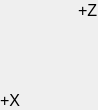
        <widget class="PyDMFrame" name="composite_2">
          <property name="geometry">
            <rect>
              <x>22</x>
              <y>96</y>
              <width>98</width>
              <height>110</height>
            </rect>
          </property>
          <property name="sizePolicy">
            <sizepolicy hsizetype="Ignored" vsizetype="Ignored">
              <horstretch>0</horstretch>
              <verstretch>0</verstretch>
            </sizepolicy>
          </property>
          <layout class="QGridLayout" name="gridLayout_3" columnstretch="20,8,14,36,2,8,2,6,2" rowstretch="20,8,3,13,46,3,5,2,4,6">
            <property name="leftMargin">
              <number>0</number>
            </property>
            <property name="topMargin">
              <number>0</number>
            </property>
            <property name="rightMargin">
              <number>0</number>
            </property>
            <property name="bottomMargin">
              <number>0</number>
            </property>
            <property name="horizontalSpacing">
              <number>0</number>
            </property>
            <property name="verticalSpacing">
              <number>0</number>
            </property>
            <item row="5" column="0" rowspan="5">
              <widget class="QLabel" name="text_8">
                <property name="geometry">
                  <rect>
                    <x>0</x>
                    <y>90</y>
                    <width>20</width>
                    <height>20</height>
                  </rect>
                </property>
                <property name="sizePolicy">
                  <sizepolicy hsizetype="Ignored" vsizetype="Ignored">
                    <horstretch>0</horstretch>
                    <verstretch>0</verstretch>
                  </sizepolicy>
                </property>
                <property name="text">
                  <string>+X</string>
                </property>
                <property name="font">
                  <font>
                    <pointsize>12</pointsize>
                  </font>
                </property>
                <property name="brush" stdset="0">
                  <brush brushstyle="SolidPattern">
                    <color alpha="255">
                      <red>0</red>
                      <green>0</green>
                      <blue>0</blue>
                    </color>
                  </brush>
                </property>
                <property name="toolTip">
                  <string>text_8</string>
                </property>
                <property name="alignment">
                  <set>Qt::AlignLeading|Qt::AlignLeft|Qt::AlignVCenter</set>
                </property>
                <property name="styleSheet">
                  <string notr="true">QLabel#text_8 {
  color: rgb(0, 0, 0);
  }</string>
                </property>
              </widget>
            </item>
            <item row="6" column="2" rowspan="3">
              <widget class="PyDMDrawingPolyline" name="polyline_8">
                <property name="geometry">
                  <rect>
                    <x>28</x>
                    <y>93</y>
                    <width>14</width>
                    <height>11</height>
                  </rect>
                </property>
                <property name="sizePolicy">
                  <sizepolicy hsizetype="Ignored" vsizetype="Ignored">
                    <horstretch>0</horstretch>
                    <verstretch>0</verstretch>
                  </sizepolicy>
                </property>
                <property name="toolTip">
                  <string>polyline_8</string>
                </property>
                <property name="brush" stdset="0">
                  <brush brushstyle="NoBrush">
                    <color alpha="255">
                      <red>0</red>
                      <green>0</green>
                      <blue>0</blue>
                    </color>
                  </brush>
                </property>
                <property name="penStyle" stdset="0">
                  <enum>Qt::SolidLine</enum>
                </property>
                <property name="penColor" stdset="0">
                  <color>
                    <red>0</red>
                    <green>0</green>
                    <blue>0</blue>
                  </color>
                </property>
                <property name="penWidth" stdset="0">
                  <double>2.0</double>
                </property>
                <property name="penCapStyle" stdset="0">
                  <enum>Qt::FlatCap</enum>
                </property>
                <property name="points" stdset="0">
                  <stringlist>
                    <string>33, 95</string>
                    <string>21, 100</string>
                    <string>31, 104</string>
                  </stringlist>
                </property>
              </widget>
            </item>
            <item row="7" column="2" colspan="5">
              <widget class="PyDMDrawingLine" name="polyline_9">
                <property name="geometry">
                  <rect>
                    <x>28</x>
                    <y>98</y>
                    <width>62</width>
                    <height>2</height>
                  </rect>
                </property>
                <property name="sizePolicy">
                  <sizepolicy hsizetype="Ignored" vsizetype="Ignored">
                    <horstretch>0</horstretch>
                    <verstretch>0</verstretch>
                  </sizepolicy>
                </property>
                <property name="toolTip">
                  <string>polyline_9</string>
                </property>
                <property name="brush" stdset="0">
                  <brush brushstyle="SolidPattern">
                    <color alpha="255">
                      <red>0</red>
                      <green>0</green>
                      <blue>0</blue>
                    </color>
                  </brush>
                </property>
                <property name="penStyle" stdset="0">
                  <enum>Qt::SolidLine</enum>
                </property>
                <property name="penColor" stdset="0">
                  <color>
                    <red>0</red>
                    <green>0</green>
                    <blue>0</blue>
                  </color>
                </property>
                <property name="penWidth" stdset="0">
                  <double>2</double>
                </property>
                <property name="penCapStyle" stdset="0">
                  <enum>Qt::FlatCap</enum>
                </property>
                <property name="penWidth" stdset="0">
                  <double>2</double>
                </property>
                <property name="penStyle" stdset="0">
                  <enum>Qt::SolidLine</enum>
                </property>
                <property name="penColor" stdset="0"/>
                <property name="penCapStyle" stdset="0">
                  <enum>Qt::FlatCap</enum>
                </property>
              </widget>
            </item>
            <item row="3" column="6" rowspan="5">
              <widget class="PyDMDrawingLine" name="polyline_10">
                <property name="geometry">
                  <rect>
                    <x>88</x>
                    <y>31</y>
                    <width>2</width>
                    <height>69</height>
                  </rect>
                </property>
                <property name="sizePolicy">
                  <sizepolicy hsizetype="Ignored" vsizetype="Ignored">
                    <horstretch>0</horstretch>
                    <verstretch>0</verstretch>
                  </sizepolicy>
                </property>
                <property name="toolTip">
                  <string>polyline_10</string>
                </property>
                <property name="brush" stdset="0">
                  <brush brushstyle="SolidPattern">
                    <color alpha="255">
                      <red>0</red>
                      <green>0</green>
                      <blue>0</blue>
                    </color>
                  </brush>
                </property>
                <property name="penStyle" stdset="0">
                  <enum>Qt::SolidLine</enum>
                </property>
                <property name="penColor" stdset="0">
                  <color>
                    <red>0</red>
                    <green>0</green>
                    <blue>0</blue>
                  </color>
                </property>
                <property name="penWidth" stdset="0">
                  <double>2</double>
                </property>
                <property name="penCapStyle" stdset="0">
                  <enum>Qt::FlatCap</enum>
                </property>
                <property name="penWidth" stdset="0">
                  <double>2</double>
                </property>
                <property name="penStyle" stdset="0">
                  <enum>Qt::SolidLine</enum>
                </property>
                <property name="penColor" stdset="0"/>
                <property name="penCapStyle" stdset="0">
                  <enum>Qt::FlatCap</enum>
                </property>
              </widget>
            </item>
            <item row="2" column="5" rowspan="2" colspan="3">
              <widget class="PyDMDrawingPolyline" name="polyline_11">
                <property name="geometry">
                  <rect>
                    <x>80</x>
                    <y>28</y>
                    <width>16</width>
                    <height>16</height>
                  </rect>
                </property>
                <property name="sizePolicy">
                  <sizepolicy hsizetype="Ignored" vsizetype="Ignored">
                    <horstretch>0</horstretch>
                    <verstretch>0</verstretch>
                  </sizepolicy>
                </property>
                <property name="toolTip">
                  <string>polyline_11</string>
                </property>
                <property name="brush" stdset="0">
                  <brush brushstyle="NoBrush">
                    <color alpha="255">
                      <red>0</red>
                      <green>0</green>
                      <blue>0</blue>
                    </color>
                  </brush>
                </property>
                <property name="penStyle" stdset="0">
                  <enum>Qt::SolidLine</enum>
                </property>
                <property name="penColor" stdset="0">
                  <color>
                    <red>0</red>
                    <green>0</green>
                    <blue>0</blue>
                  </color>
                </property>
                <property name="penWidth" stdset="0">
                  <double>2.0</double>
                </property>
                <property name="penCapStyle" stdset="0">
                  <enum>Qt::FlatCap</enum>
                </property>
                <property name="points" stdset="0">
                  <stringlist>
                    <string>21, 109</string>
                    <string>28, 95</string>
                    <string>35, 109</string>
                  </stringlist>
                </property>
              </widget>
            </item>
            <item row="0" column="4" colspan="5">
              <widget class="QLabel" name="text_9">
                <property name="geometry">
                  <rect>
                    <x>78</x>
                    <y>0</y>
                    <width>20</width>
                    <height>20</height>
                  </rect>
                </property>
                <property name="sizePolicy">
                  <sizepolicy hsizetype="Ignored" vsizetype="Ignored">
                    <horstretch>0</horstretch>
                    <verstretch>0</verstretch>
                  </sizepolicy>
                </property>
                <property name="text">
                  <string>+Z</string>
                </property>
                <property name="font">
                  <font>
                    <pointsize>12</pointsize>
                  </font>
                </property>
                <property name="brush" stdset="0">
                  <brush brushstyle="SolidPattern">
                    <color alpha="255">
                      <red>0</red>
                      <green>0</green>
                      <blue>0</blue>
                    </color>
                  </brush>
                </property>
                <property name="toolTip">
                  <string>text_9</string>
                </property>
                <property name="alignment">
                  <set>Qt::AlignLeading|Qt::AlignLeft|Qt::AlignVCenter</set>
                </property>
                <property name="styleSheet">
                  <string notr="true">QLabel#text_9 {
  color: rgb(0, 0, 0);
  }</string>
                </property>
              </widget>
            </item>
          </layout>
        </widget>
